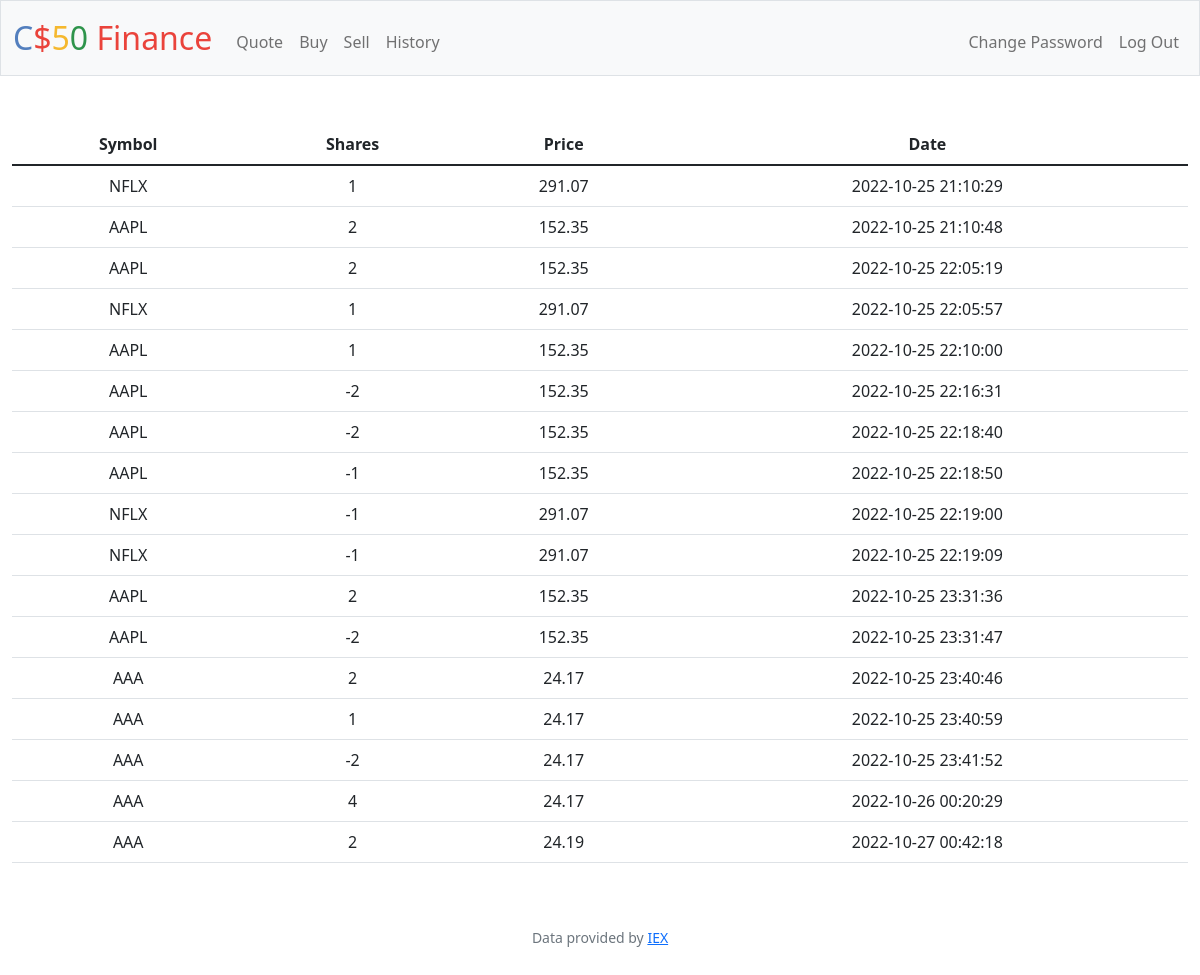
Screenshot of /history (signed in) with the database file from the repository.
### tables this page shows
CREATE TABLE 'transactions' ('id' INTEGER PRIMARY KEY AUTOINCREMENT NOT NULL, 'user_id' INTEGER, 'symbol' TEXT, 'shares' INTEGER, 'price' REAL, 'date' DATETIME);

### app.py (the view)
@app.route("/history")
@login_required
def history():
    user_id = session['user_id']
    transactions_db = db.execute('SELECT * FROM transactions WHERE user_id = ?', user_id)
    return render_template('history.html', transactions=transactions_db)

### app.py (called while the page is built)
@app.after_request
def after_request(response):
    response.headers["Cache-Control"] = "no-cache, no-store, must-revalidate"
    response.headers["Expires"] = 0
    response.headers["Pragma"] = "no-cache"
    return response

### helpers.py (called while the page is built)
def login_required(f):
    @wraps(f)
    def decorated_function(*args, **kwargs):
        if session.get("user_id") is None:
            return redirect("/login")
        return f(*args, **kwargs)
    return decorated_function

### templates/history.html (shortened to what this page needs)
{% extends "layout.html" %}
{% block main %}
    <table class="table">
            <thead>
                <tr>
                    <th scope="col">Symbol</th>
                    <th scope="col">Shares</th>
                    <th scope="col">Price</th>
                    <th scope="col">Date</th>
                </tr>
            </thead>
            <tbody>
            {% for row in transactions %}
                <tr scope="row">
                    <td>{{ row['symbol'] }}</td>
                    <td>{{ row['shares'] }}</td>
                    <td>{{ row['price'] }}</td>
                    <td>{{ row['date'] }}</td>
                </tr>
            {% endfor %}
            </tbody>
    </table>
{% endblock %}

### templates/layout.html (shortened to what this page needs)
<!DOCTYPE html>
<html lang="en">
    <head>
        <link href="https://cdn.jsdelivr.net/npm/bootstrap@5.1.3/dist/css/bootstrap.min.css" rel="stylesheet">
        <link href="/static/styles.css" rel="stylesheet">
    </head>
    <body>
        <nav class="bg-light border navbar navbar-expand-md navbar-light">
            <div class="container-fluid">
                <a class="navbar-brand" href="/"><span class="blue">C</span><span class="red">$</span><span class="yellow">5</span><span class="green">0</span> <span class="red">Finance</span></a>
                <div class="collapse navbar-collapse" id="navbar">
                    {% if session["user_id"] %}
                        <ul class="navbar-nav me-auto mt-2">
                            <li class="nav-item"><a class="nav-link" href="/quote">Quote</a></li>
                            <li class="nav-item"><a class="nav-link" href="/buy">Buy</a></li>
                            <li class="nav-item"><a class="nav-link" href="/sell">Sell</a></li>
                            <li class="nav-item"><a class="nav-link" href="/history">History</a></li>
                        </ul>
                        <ul class="navbar-nav ms-auto mt-2">
                            <li class="nav-item"><a class="nav-link" href="/changepassword">Change Password</a></li>
                            <li class="nav-item"><a class="nav-link" href="/logout">Log Out</a></li>
                        </ul>
                    {% else %}
                        <ul class="navbar-nav ms-auto mt-2">
                            <li class="nav-item"><a class="nav-link" href="/register">Register</a></li>
                            <li class="nav-item"><a class="nav-link" href="/login">Log In</a></li>
                        </ul>
                    {% endif %}
                </div>
            </div>
        </nav>
        <main class="container-fluid py-5 text-center">
            {% block main %}{% endblock %}
        </main>
        <footer class="mb-5 small text-center text-muted">
            Data provided by <a href="https://iexcloud.io/">IEX</a>
        </footer>
    </body>
</html>

### static/styles.css (style rules this page uses)
nav .navbar-brand { font-size: xx-large; }
nav .navbar-brand .blue { color: #537fbe; }
nav .navbar-brand .red { color: #ea433b; }
nav .navbar-brand .yellow { color: #f5b82e; }
nav .navbar-brand .green { color: #2e944b; }

### rows the page displays
transactions: symbol "NFLX", shares "1", price "291.07", date "2022-10-25 21:10:29"
transactions: symbol "AAPL", shares "2", price "152.35", date "2022-10-25 21:10:48"
transactions: symbol "AAPL", shares "2", price "152.35", date "2022-10-25 22:05:19"
transactions: symbol "NFLX", shares "1", price "291.07", date "2022-10-25 22:05:57"
transactions: symbol "AAPL", shares "1", price "152.35", date "2022-10-25 22:10:00"
transactions: symbol "AAPL", shares "-2", price "152.35", date "2022-10-25 22:16:31"
transactions: symbol "AAPL", shares "-2", price "152.35", date "2022-10-25 22:18:40"
transactions: symbol "AAPL", shares "-1", price "152.35", date "2022-10-25 22:18:50"
transactions: symbol "NFLX", shares "-1", price "291.07", date "2022-10-25 22:19:00"
transactions: symbol "NFLX", shares "-1", price "291.07", date "2022-10-25 22:19:09"
transactions: symbol "AAPL", shares "2", price "152.35", date "2022-10-25 23:31:36"
transactions: symbol "AAPL", shares "-2", price "152.35", date "2022-10-25 23:31:47"
transactions: symbol "AAA", shares "2", price "24.17", date "2022-10-25 23:40:46"
transactions: symbol "AAA", shares "1", price "24.17", date "2022-10-25 23:40:59"
transactions: symbol "AAA", shares "-2", price "24.17", date "2022-10-25 23:41:52"
transactions: symbol "AAA", shares "4", price "24.17", date "2022-10-26 00:20:29"
transactions: symbol "AAA", shares "2", price "24.19", date "2022-10-27 00:42:18"
